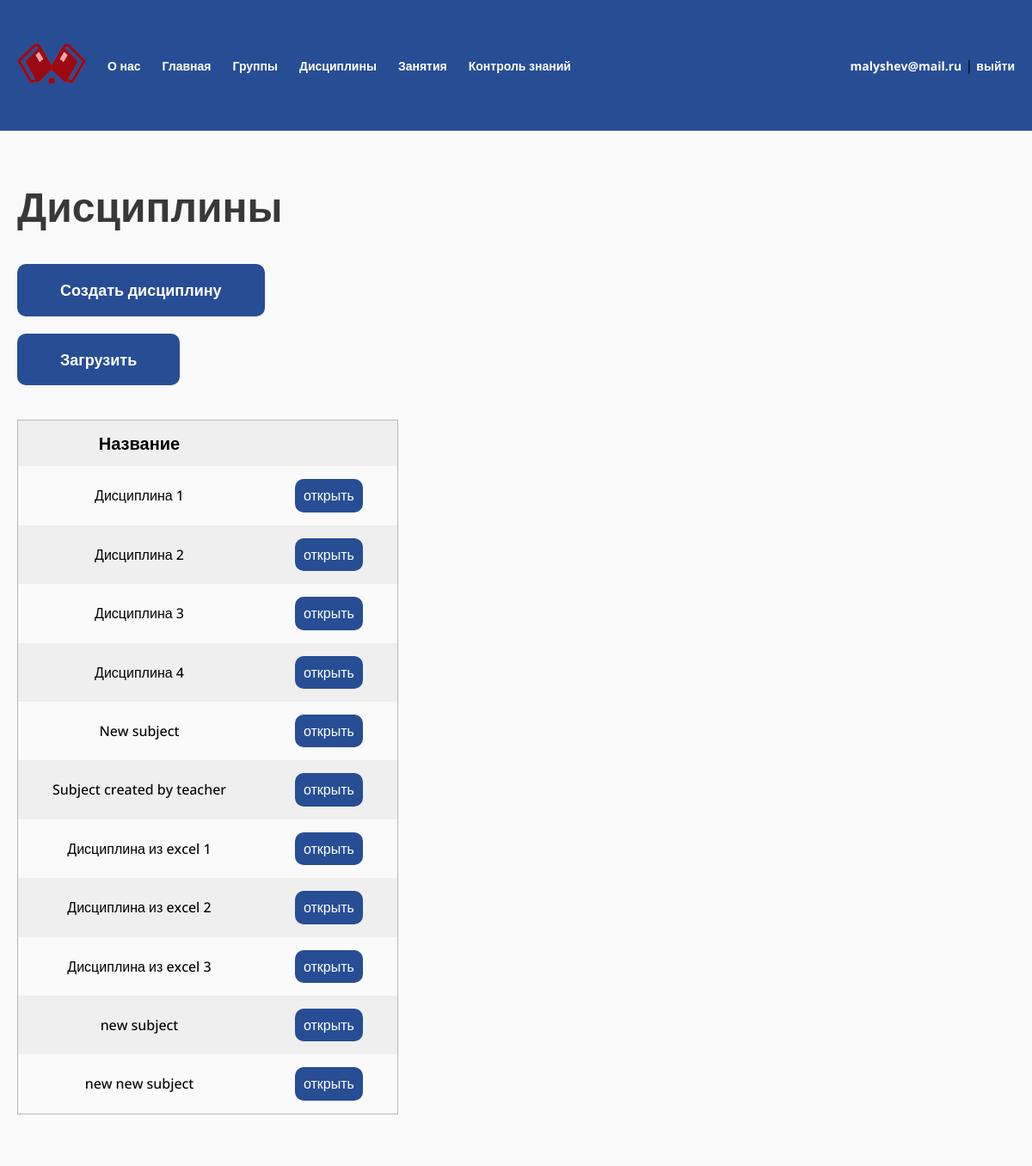
Screenshot of /teacher/my-subjects/ (signed in) with the database file from the repository.
### study/models.py (models this page shows, shortened)
class Subject(models.Model):
    name = models.CharField(max_length=128)
    class Meta:
        verbose_name = "Дисциплина"
        verbose_name_plural = "Дисциплины"

### study/views.py (the view)
# urls.py: path("teacher/my-subjects/", views.MySubjectsListView.as_view(), name="my-subjects"),
@method_decorator(teacher_only, name="dispatch")
class MySubjectsListView(LoginRequiredMixin, ListView):
    model = Subject
    context_object_name = "objects"
    template_name = "study/teacher/my_subjects.html"

### study/templates/study/teacher/my_subjects.html (shortened to what this page needs)
{% extends "base.html" %}
{% load static %}
{% block extra_css %}
<link rel="stylesheet" href="{% static 'css/table.css' %}">
{% endblock %}
{% block content %}
<section >
    <h1 class="h1">Дисциплины</h1>
    <a href="{% url 'my-subject-create' %}" class="btn mt-40">Создать дисциплину</a>
    <a href="{% url 'subjects-upload' %}" class="btn mt-20">Загрузить</a>
    <div class="table-wrapper mt-40">
        <table class="table">
            <thead>
                <tr>
                    <th>Название</th>
                </tr>
            </thead>
            <tbody>
                {% for object in objects %}
                {% if object.owner != user %}
                <tr>
                    <td>{{ object.name|default:"-" }}</td>
                    <td>
                        <a href="{% url 'my-subject' object.pk %}" class="btn btn-table">открыть</a>
                    </td>
                </tr>
                {% endif %}
                {% endfor %}
            </tbody>
        </table>
    </div>
</section>
{% endblock %}

### templates/base.html (shortened to what this page needs)
{% load static %}
<!DOCTYPE html>
<html lang="ru">
<head>
	<link rel="stylesheet" href="{% static 'css/reset.css' %}">
	<link rel="stylesheet" href="{% static 'css/main.css' %}">
	<link rel="stylesheet" href="{% static 'css/menu.css' %}">
    {% block extra_css %}{% endblock %}
</head>
<body>
	<header class="header">
		<div class="container">
			<ul class="header-menu">
				<li><a href="{% url 'index' %}" class="logo"><img src="{% static 'img/logo.png' %}" alt=""></a></li>
				<li><a href="{% url 'about' %}">О нас</a></li>
				{% if user.is_authenticated %}
				<li><a href="{% url 'index' %}">Главная</a></li>
				{% if user.profile.type == 1 %}
				<li><a href="{% url 'teachers' %}">Преподаватели</a></li>
				<li><a href="{% url 'students' %}">Студенты</a></li>
				<li><a href="{% url 'applications' %}">Заявки</a></li>
				<li><a href="{% url 'groups' %}">Группы</a></li>
				<li><a href="{% url 'subjects' %}">Дисциплины</a></li>
				<li><a href="{% url 'lessons' %}">Занятия</a></li>
				<li><a href="{% url 'tests' %}">Контроль знаний</a></li>
				{% elif user.profile.type == 2 %}
				<li><a href="{% url 'my-group' %}">Группы</a></li>
				<li><a href="{% url 'my-subjects' %}">Дисциплины</a></li>
				<li><a href="{% url 'my-lessons' %}">Занятия</a></li>
				<li><a href="{% url 'tests' %}">Контроль знаний</a></li>
				{% endif %}
				<li class="header-menu-profile">
					<a href="{% url 'profile' %}">{{ user.username }}</a> | <a href="{% url 'logout' %}">выйти</a>
				</li>
				{% endif%}
			</ul>
		</div>
	</header>
	<main class="main">
		<div class="container">
		    {% block content %}{% endblock %}
		</div>
	</main>
</body>
</html>

### static/css/main.css (style rules this page uses)
:root { --green: #274d94; --red: #D43131; --background: #FAFAFA; --gray: #B8B8B8; --tablePrimary: #EFEFEF; --tableSecondary: #FAFAFA; }
* { padding: 0; margin: 0; box-sizing: border-box; }
html { font-family: "Open Sans", sans-serif; }
body { display: flex; flex-direction: column; min-height: 100vh; height: 100%; }
.container { max-width: 1240px; padding: 0 20px; margin: 0 auto; position: relative; }
.mt-40 { margin-top: 40px; }
.mt-20 { margin-top: 20px; }
.h1 { color: #383838; font-size: 48px; font-weight: 700; }
.btn { color: #FFF; font-size: 18px; font-weight: 700; border-radius: 10px; background: var(--green); padding: 20px 50px; text-align: center; cursor: pointer; text-decoration: none; display: block; width: fit-content; }
.btn.btn-table { padding: 10px; font-size: 16px; font-weight: 500; }
.header { padding: 50px 0; background: var(--green); }
.logo img { width: 100%; max-width: 80px; }
.main { flex: 1 1 100%; padding: 60px 0; background-color: var(--background); }

### static/css/menu.css (style rules this page uses)
ul { list-style: none; }
.header-menu { display: flex; align-items: center; gap: 25px; width: 100%; }
.header-menu a { text-decoration: none; font-weight: 700; color: white; font-size: 14px; }
.header-menu-profile { margin-left: auto; }

### static/css/table.css (style rules this page uses)
.table-wrapper { width: 100%; overflow-x: auto; }
.table { border: 1px solid var(--gray); background: var(--tablePrimary); border-collapse: collapse; }
.table td, .table th { padding: 15px 40px; text-align: center; }
.table th { color: #000; font-size: 20px; font-weight: 700; }
.table td { color: #000; font-size: 16px; font-weight: 500; }
.table tbody tr:nth-of-type(2n-1) { background: var(--tableSecondary); }

### rows the page displays
Subject: name "Дисциплина 1"
Subject: name "Дисциплина 2"
Subject: name "Дисциплина 3"
Subject: name "Дисциплина 4"
Subject: name "New subject"
Subject: name "Subject created by teacher"
Subject: name "Дисциплина из excel 1"
Subject: name "Дисциплина из excel 2"
Subject: name "Дисциплина из excel 3"
Subject: name "new subject"
Subject: name "new new subject"

### other values shown
{{ user.username }} "malyshev@mail.ru"
